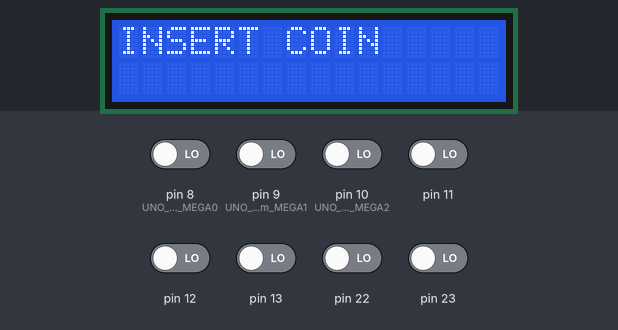
Simulated run of this sketch. Board: Arduino Uno, built with avr-gcc and run on an emulated ATmega328P. On the bench: 16×2 character LCD. The test bench sets the inputs (shaded band); at power-on: pin 8 (UNO_from_MEGA0), pin 9 (UNO_from_MEGA1), pin 10 (UNO_from_MEGA2), pin 11–13, pin 22, pin 23 LOW.

Above: at 1.2 s.
1.3 s: pin 9 (UNO_from_MEGA1) driven HIGH
At 2.5 s:
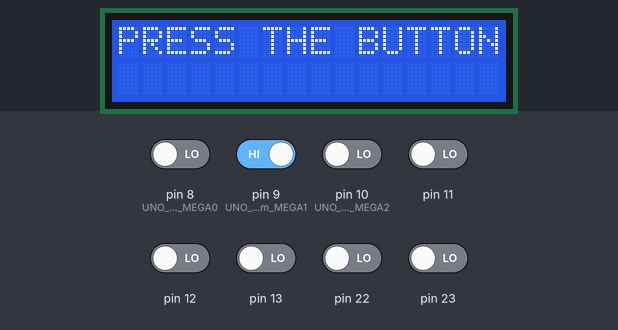
2.8 s: pin 9 (UNO_from_MEGA1) driven LOW and pin 10 (UNO_from_MEGA2) driven HIGH
At 3.2 s:
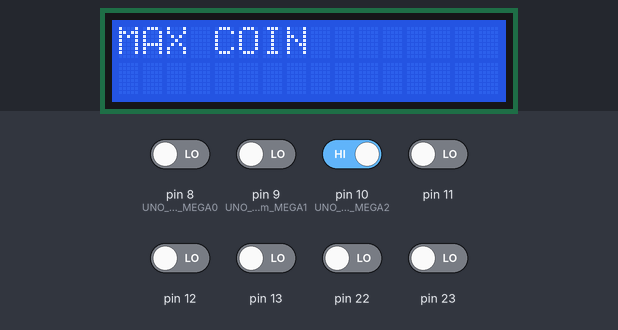
Timing chart, 0 to 5.8 s (numbered marks = the images above; inputs shaded):
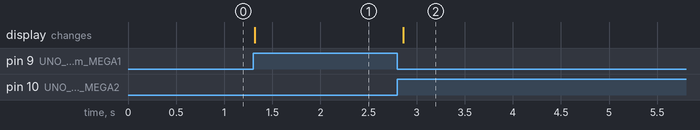

Measured:
- after the input at 1.3 s, the display: changes at once (image 1)
- after the input at 2.8 s, the display: changes after 0.06 s (image 2)

The sketch:

LCD_Display.ino
```cpp
#include <Wire.h>
#include <LiquidCrystal_I2C.h>

LiquidCrystal_I2C lcd(0x27, 16, 2);

#define UNO_from_MEGA0 0 // UNO와 MEGA연결 1번핀 PORBD의 0번핀
#define UNO_from_MEGA1 1 // UNO와 MEGA연결 2번핀 PORBD의 1번핀
#define UNO_from_MEGA2 2 // UNO와 MEGA연결 3번핀 PORBD의 2번핀

void setup() {
  Serial.begin(9600);
  DDRB &= ~(1 << UNO_from_MEGA0);  //pinMode(8, LOW);
  DDRB &= ~(1 << UNO_from_MEGA1);  //pinMode(9, LOW);
  DDRB &= ~(1 << UNO_from_MEGA2);  //pinMode(10, LOW);
  lcd.init();
  lcd.backlight();
  lcd.print("INSERT COIN");
}

void loop() {

  //Debuging PIN8 ~ PIN10
  // Serial.print("PB0 :");
  // Serial.println(digitalRead(8));

  // Serial.print("PB1 :");
  // Serial.println(digitalRead(9));

  // Serial.print("PB2 :");
  // Serial.println(digitalRead(10));

  bool pinValue0 = PINB & (1 << UNO_from_MEGA0);
  bool pinValue1 = PINB & (1 << UNO_from_MEGA1);
  bool pinValue2 = PINB & (1 << UNO_from_MEGA2);

  if ((pinValue0 == true) && (pinValue1 == false) && (pinValue2 == false)) {
    lcd.clear();
    lcd.print("INSERT COIN");
    delay(500);
  }

  if ((pinValue0 == false) && (pinValue1 == true) && (pinValue2 == false)) {
    lcd.clear();
    lcd.print("PRESS THE BUTTON");
    delay(500);
  }

  if ((pinValue0 == false) && (pinValue1 == false) && (pinValue2 == true)) {
    lcd.clear();
    lcd.print("MAX COIN");
    delay(500);
  }
}
```
